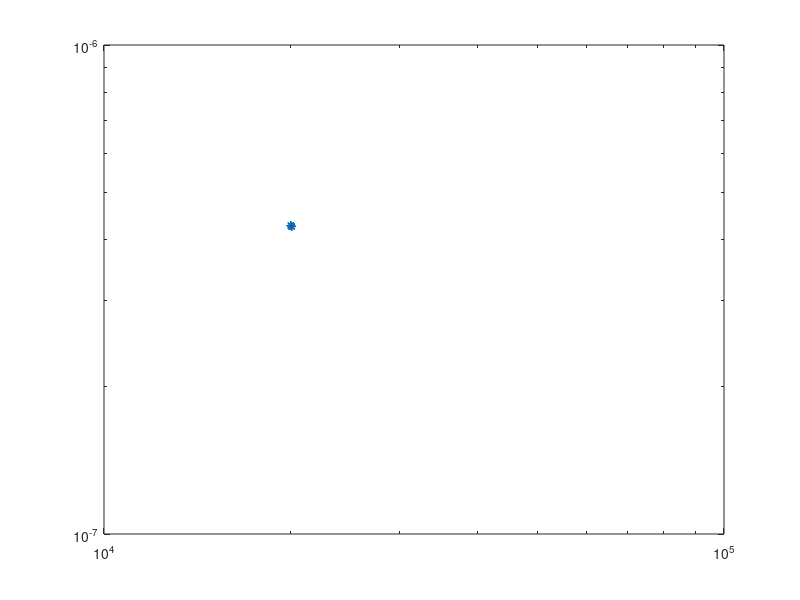

Source code (MATLAB):
clear all
close all

m=51;
h=1/(m-1);
x=linspace(0,1,m)';

A = toeplitz(sparse([1,1],[1,2],[-2,1]/(h^2),1,m)); 
B = toeplitz(sparse(1,2,-1/(2*h),1,m), sparse(1,2,1/(2*h),1,m));

%condizioni al bordo
A(1,1:2)=[-2,2]/h^2;
B(1,2)=0;

A(m,m-1:m)=[0,0];
B(m,m-1)=0;

d=4;c=2;
C=d*A-c*B;

y0=x.^2;
tstar=1;
tsrif=1e5;
ts=tsrif;
k=tstar/ts
y=y0;

for n=1:ts
    y=y+k*(C*y);
%     plot(x,y)
%     pause(0.001)
end
yRef=y;
tsrange=20000:10:20100;
count=0;

for ts=tsrange
    count=count+1;
    k=tstar/ts;
    
    y=y0;

for n=1:ts
    y=y+k*(C*y);
end

err(count)=norm(y-yRef,inf);

end

loglog(tsrange,err,'*',tsrange,err(end)*(tsrange/tsrange(end)).^(-1),'b',tsrange,err(end)*(tsrange/tsrange(end)).^(-2),'r')

%% La restrizione sul passo temporale è dovuta al fatto che eulero esplicito non è A-stabile, dunque serve una restrizione. Per calcolare quanto deve essere, basta osservare a cosa si riduce il sistema "semidiscretizzato" (cioè dopo aver applicato differenze finite agli operatori spaziali).
